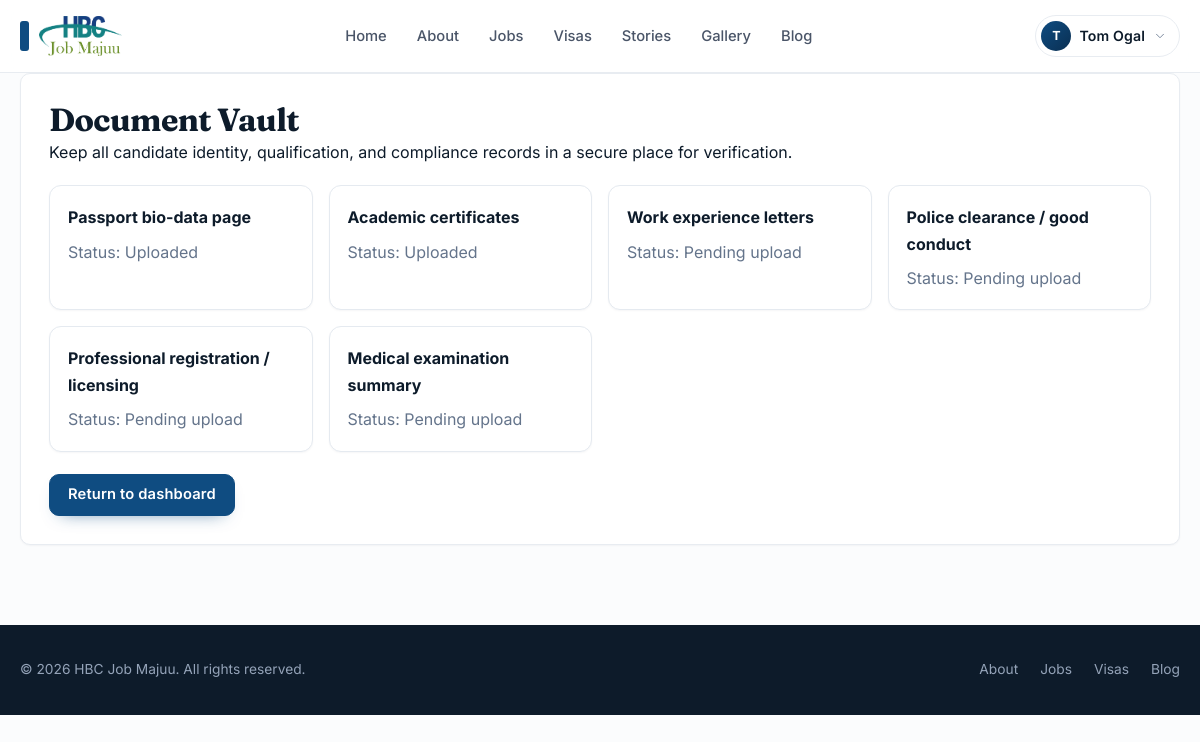
The page /document-vault/ (signed in) on the database as committed earlier.
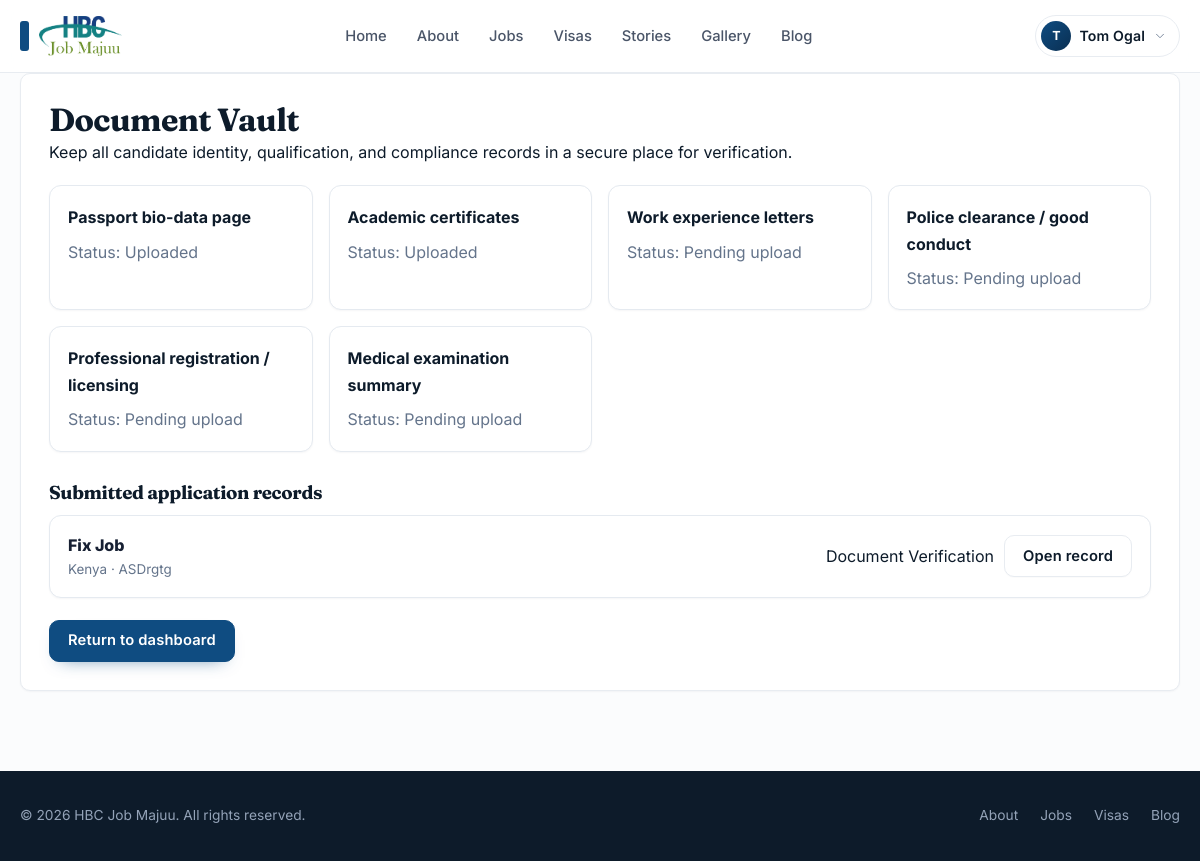
The same page on the database as committed later.
### client/models.py (models this page shows, shortened)
class Application(models.Model):
    class ATSStage(models.TextChoices):
        SUBMITTED = "SUBMITTED", "Submitted"
        VETTING = "VETTING", "Document Verification"
        AGENT_REVIEW = "AGENT_REVIEW", "Agent Review"
        INTERVIEW = "INTERVIEW", "Interview"
        OFFER = "OFFER", "Offer Extended"
        VISA = "VISA", "Visa Processing"
        DEPLOYED = "DEPLOYED", "Deployed"
        REJECTED = "REJECTED", "Rejected"
    class VisaReadiness(models.TextChoices):
        NOT_STARTED = "NOT_STARTED", "Not started"
        PENDING = "PENDING", "Pending"
        READY = "READY", "Ready"
        UNDER_REVIEW = "UNDER_REVIEW", "Under review"
    class DocumentStatus(models.TextChoices):
        PENDING = "PENDING", "Pending"
        UPLOADED = "UPLOADED", "Uploaded"
        UNDER_REVIEW = "UNDER_REVIEW", "Under review"
        VERIFIED = "VERIFIED", "Verified"
    id = models.UUIDField(
        primary_key=True,
        default=uuid.uuid4,
        editable=False
    )
    candidate = models.ForeignKey(
        settings.AUTH_USER_MODEL,
        on_delete=models.CASCADE,
        related_name="applications"
    )
    job = models.ForeignKey(
        Job,
        on_delete=models.CASCADE,
        related_name="applications"
    )
    current_country = models.CharField(max_length=100, blank=True, default="")
    city = models.CharField(max_length=100, blank=True, default="")
    passport_number = models.CharField(max_length=50, blank=True, default="")
    years_of_experience = models.PositiveIntegerField(default=0)
    cover_letter = models.TextField(blank=True, default="")
    visa_readiness = models.CharField(
        max_length=30,
        choices=VisaReadiness.choices,
        default=VisaReadiness.PENDING,
    )
    document_status = models.CharField(
        max_length=30,
        choices=DocumentStatus.choices,
        default=DocumentStatus.PENDING,
    )
    admin_notes = models.TextField(blank=True, default="")
    ats_stage = models.CharField(
        max_length=50,
        choices=ATSStage.choices,
        default=ATSStage.SUBMITTED
    )
    tier_2_paid = models.BooleanField(default=False)
    tier_3_paid = models.BooleanField(default=False)
    assigned_agent = models.ForeignKey(
        settings.AUTH_USER_MODEL,
        on_delete=models.SET_NULL,
        null=True,
        blank=True,
        related_name="assigned_applications"
    )
    created_at = models.DateTimeField(auto_now_add=True)
    updated_at = models.DateTimeField(auto_now=True)
    class Meta:
        constraints = [
            models.UniqueConstraint(
                fields=["candidate", "job"],
                name="unique_candidate_job_application"
            )
        ]

class Job(models.Model):
    class Status(models.TextChoices):
        DRAFT = "DRAFT", "Draft"
        ACTIVE = "ACTIVE", "Active"
        FILLED = "FILLED", "Filled"
        CLOSED = "CLOSED", "Closed"
    class Visibility(models.TextChoices):
        PUBLIC = "PUBLIC", "Public"
        MEMBERS_ONLY = "MEMBERS_ONLY", "Members only"
    COUNTRY_FLAG_MAP = {
        "kenya": "🇰🇪",
        "uganda": "🇺🇬",
        "tanzania": "🇹🇿",
        "rwanda": "🇷🇼",
        "burundi": "🇧🇮",
        "ethiopia": "🇪🇹",
        "somalia": "🇸🇴",
        "south africa": "🇿🇦",
        "nigeria": "🇳🇬",
        "ghana": "🇬🇭",
        "cameroon": "🇨🇲",
        "zambia": "🇿🇲",
        "malawi": "🇲🇼",
        "mozambique": "🇲🇿",
        "egypt": "🇪🇬",
        "saudi arabia": "🇸🇦",
        "united arab emirates": "🇦🇪",
        "uae": "🇦🇪",
        "qatar": "🇶🇦",
        "oman": "🇴🇲",
        "bahrain": "🇧🇭",
        "kuwait": "🇰🇼",
        "jordan": "🇯🇴",
        "lebanon": "🇱🇧",
        "canada": "🇨🇦",
        "united states": "🇺🇸",
        "usa": "🇺🇸",
        "united kingdom": "🇬🇧",
        "uk": "🇬🇧",
        "germany": "🇩🇪",
        "france": "🇫🇷",
        "italy": "🇮🇹",
        "spain": "🇪🇸",
        "netherlands": "🇳🇱",
        "india": "🇮🇳",
        "pakistan": "🇵🇰",
        "sudan": "🇸🇩",
        "yemen": "🇾🇪",
        "oman": "🇴🇲",
    }
    id = models.UUIDField(
        primary_key=True,
        default=uuid.uuid4,
        editable=False
    )
    title = models.CharField(max_length=150)
    country = models.CharField(max_length=50)
    country_flag = models.CharField(max_length=20, blank=True, default="", help_text="Auto-generated flag for the country, such as 🇰🇪")
    sector = models.CharField(max_length=50)
    description_masked = models.TextField()
    description_full = models.TextField()
    salary_disclosed = models.BooleanField(default=False)
    salary_range = models.CharField(
        max_length=50,
        blank=True,
        null=True
    )
    tier_2_fee = models.DecimalField(
        max_digits=10,
        decimal_places=2,
        default=0.00
    )
    tier_3_fee = models.DecimalField(
        max_digits=10,
        decimal_places=2,
        default=0.00
    )
    status = models.CharField(
        max_length=20,
        choices=Status.choices,
        default=Status.ACTIVE
    )
    visibility = models.CharField(
        max_length=20,
        choices=Visibility.choices,
        default=Visibility.PUBLIC,
        help_text="Public jobs are visible to everyone; member-only jobs require membership access.",
    )
    image_url = models.URLField(max_length=500, blank=True, default="")
    cover_image = models.URLField(max_length=500, blank=True, default="", help_text="Optional cover image for the job card and detail page.")
    image_alt = models.CharField(max_length=150, blank=True, default="")
    created_at = models.DateTimeField(auto_now_add=True)
    updated_at = models.DateTimeField(auto_now=True)

### client/views.py (the view)
# urls.py: path("document-vault/", views.document_vault, name="document_vault"),
@login_required
def document_vault(request):
    applications = Application.objects.filter(candidate=request.user).select_related("job").order_by("-updated_at")
    required_docs = [
        "Passport bio-data page",
        "Academic certificates",
        "Work experience letters",
        "Police clearance / good conduct",
        "Professional registration / licensing",
        "Medical examination summary",
    ]
    context = {
        "title": "Document Vault",
        "required_docs": required_docs,
        "applications": applications,
        "application_count": applications.count(),
    }
    return render(request, "client/document_vault.html", context)

### client/templates/client/document_vault.html (shortened to what this page needs)
{% extends "base.html" %}
{% block content %}
<div class="card" style="padding:28px;">
    <h1 style="margin-top:0;">Document Vault</h1>
    <p>Keep all candidate identity, qualification, and compliance records in a secure place for verification.</p>
    <div class="row"
        style="display:grid;grid-template-columns:repeat(auto-fit,minmax(220px,1fr));gap:16px;margin-top:20px;">
        {% for item in required_docs %}
        <div class="card" style="padding:18px;border:1px solid #e5eaf0;border-radius:12px; background:#fff;">
            <strong>{{ item }}</strong>
            <p style="margin:8px 0 0; color:#64748b;">Status: {% if forloop.counter <= 2 %}Uploaded{% else %}Pending
                    upload{% endif %}</p>
        </div>
        {% endfor %}
    </div>
    {% if applications %}
    <div style="margin-top:30px;">
        <h3 style="margin-bottom:12px;">Submitted application records</h3>
        <div style="display:grid; gap:12px;">
            {% for app in applications %}
            <div class="card"
                style="padding:16px 18px; border:1px solid #e5eaf0; border-radius:12px; background:#fff; display:flex; justify-content:space-between; gap:12px; align-items:center; flex-wrap:wrap;">
                <div>
                    <div style="font-weight:800; color:#172033;">{{ app.job.title }}</div>
                    <div style="font-size:0.84rem; color:#64748b;">{{ app.current_country|default:'Country pending' }} ·
                        {{ app.passport_number|default:'Passport pending' }}</div>
                </div>
                <div style="display:flex; gap:10px; flex-wrap:wrap; align-items:center;">
                    <span class="pill pill-{{ app.ats_stage|lower }}">{{ app.get_ats_stage_display }}</span>
                    <a href="{% url 'client:application_detail' app.id %}" class="btn btn-secondary">Open record</a>
                </div>
            </div>
            {% endfor %}
        </div>
    </div>
    {% endif %}
    <div style="margin-top:22px;">
        <a href="{% url 'client:dashboard' %}" class="btn btn-primary">Return to dashboard</a>
    </div>
</div>
{% endblock %}

Rows that differ between the two databases and show on the page:
added Application: job "Fix Job", current_country "Kenya", passport_number "ASDrgtg", ats_stage "Document Verification"
Other text that changed with them:
text now shown: "Submitted application records"
